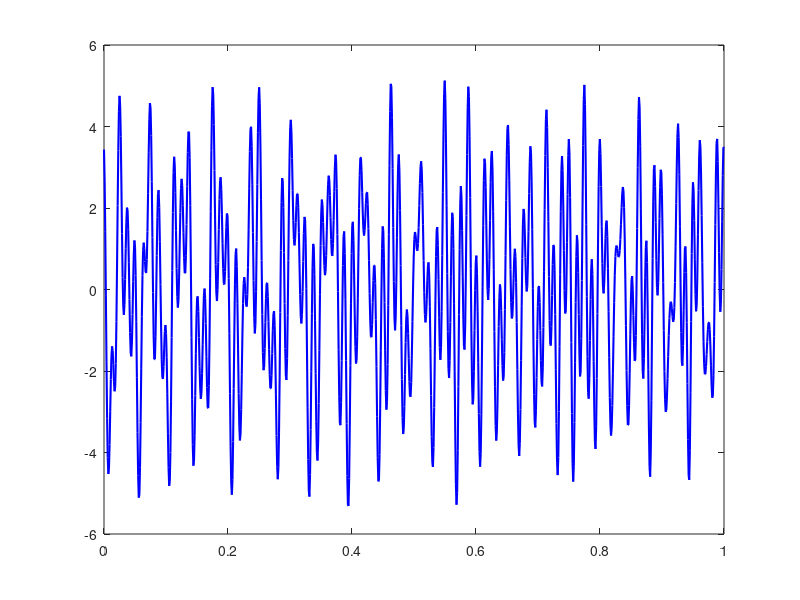

Here is the MATLAB script that generated this plot: (Note: this script raises an error after producing the figure.)
%% 测试信号
t = linspace(0,1,1000);
s = 2.*cos(2.*pi.*(80.*t)) + ...
    (1+0.5.*cos(2.*t)).*exp(-t/10).*cos(10.*pi.*(8.*t+6.*t.^2) + 0.3.*cos(t)) + ...
    (2+0.2.*cos(t)).*sin(10*pi.*(5.*t+0.3.*cos(6.*t)));
figure(1); plot(t, s, 'b', 'LineWidth', 1.5); hold on;

%% 参数设置
k = 1;  % ALFMT参数
dt = t(2)-t(1);
f = linspace(0,100,1000); % 频率轴
df = f(2)-f(1);

%% 计算局部频率
f_optloc = optloc(s, t);

%% ALFMT正变换 (修正高斯窗)
ALFMT = zeros(length(t), length(f));
for tau = 1:length(t)
    for f_index = 1:length(f)
        % 修正1: 正确计算sigma
        sigma = (f_optloc(tau) + abs(f_optloc(tau) - f(f_index))) / k;
        % 修正2: 高斯窗指数正确形式
        gauss_win = exp(-(t - t(tau)).^2 / (2 * sigma^2)); % 向量化计算
        % 修正3: 归一化因子 (保持物理意义)
        zuo = 1 / (sigma * sqrt(2*pi)); % k=1时简化
        % 向量化积分 (避免内层循环)
        integrand = s .* gauss_win .* exp(-1i*2*pi*f(f_index)*t);
        you = trapz(t, integrand); % 使用梯形积分更准确
        ALFMT(tau, f_index) = zuo * you;
    end
end

%% ALFMT逆变换 (添加窗函数补偿)
x_rec = zeros(size(t));
C = 0; % 归一化常数

for t_index = 1:length(t)
    for tau = 1:length(t)
        for f_index = 1:length(f)
            % 重新计算当前(tau,f)处的sigma
            sigma = (f_optloc(tau) + abs(f_optloc(tau) - f(f_index))) / k;
            % 修正4: 逆变换必须包含相同的高斯窗
            g_tau = exp(-(t(t_index) - t(tau))^2 / (2 * sigma^2));
            % 累加重建信号
            x_rec(t_index) = x_rec(t_index) + ...
                ALFMT(tau, f_index) * g_tau * exp(1i*2*pi*f(f_index)*t(t_index)) * df;
        end
        % 累加归一化常数 (框架界)
        C = C + exp(-(t(t_index) - t(tau))^2 / (2 * sigma^2))^2 * dt;
    end
    x_rec(t_index) = x_rec(t_index) * dt;
end

% 修正5: 全局归一化 (解决边界能量损失)
x_rec = real(x_rec) / max(C); 

%% 绘制结果
plot(t, x_rec, 'r--', 'LineWidth', 1.5);
legend('Original Signal', 'Reconstructed Signal');
title('ALFMT Reversibility Verification');
xlabel('Time (s)'); ylabel('Amplitude');
grid on;

%% 局部频率计算 (保持原函数，但优化数值稳定性)
function f_optloc = optloc(x, t)
    x_c = hilbert(x);
    h = imag(x_c);
    h_dao = gradient(h, t);
    x_dao = gradient(x, t);
    n = x .* h_dao - x_dao .* h;
    D = 2*pi*(x.^2 + h.^2);
    epsilon = max(abs(D)) * 1e-5; % 自适应正则化
    f_optloc = n ./ (D + epsilon); % 逐元素除法
end